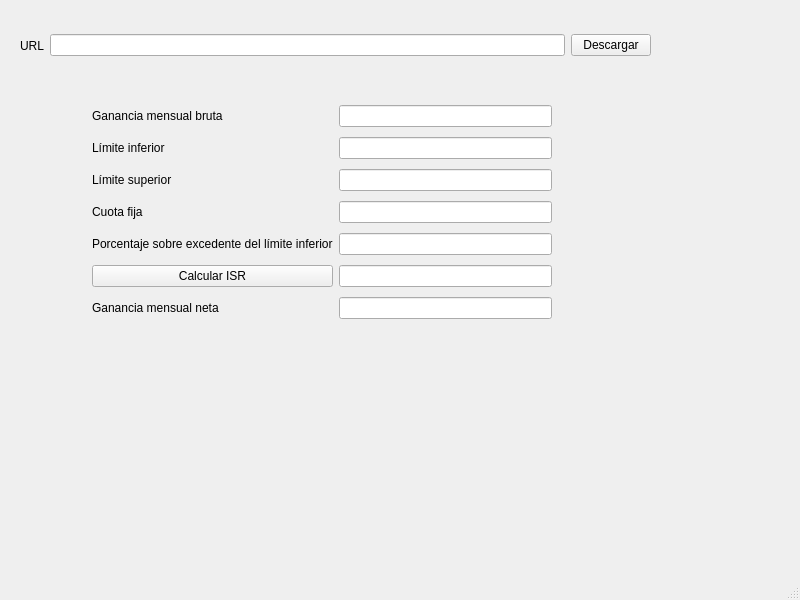
<?xml version="1.0" encoding="UTF-8"?>
<ui version="4.0">
 <class>MainWindow</class>
 <widget class="QMainWindow" name="MainWindow">
  <property name="geometry">
   <rect>
    <x>0</x>
    <y>0</y>
    <width>800</width>
    <height>600</height>
   </rect>
  </property>
  <property name="windowTitle">
   <string>MainWindow</string>
  </property>
  <widget class="QWidget" name="centralwidget">
   <widget class="QWidget" name="layoutWidget">
    <property name="geometry">
     <rect>
      <x>20</x>
      <y>30</y>
      <width>631</width>
      <height>31</height>
     </rect>
    </property>
    <layout class="QHBoxLayout" name="horizontalLayout">
     <item>
      <widget class="QLabel" name="label">
       <property name="text">
        <string>URL</string>
       </property>
      </widget>
     </item>
     <item>
      <widget class="QLineEdit" name="txtUrl"/>
     </item>
     <item>
      <widget class="QPushButton" name="btnDownload">
       <property name="text">
        <string>Descargar</string>
       </property>
      </widget>
     </item>
    </layout>
   </widget>
   <widget class="QWidget" name="">
    <property name="geometry">
     <rect>
      <x>92</x>
      <y>101</y>
      <width>460</width>
      <height>229</height>
     </rect>
    </property>
    <layout class="QGridLayout" name="gridLayout">
     <item row="0" column="0">
      <widget class="QLabel" name="label_6">
       <property name="text">
        <string>Ganancia mensual bruta</string>
       </property>
      </widget>
     </item>
     <item row="0" column="1">
      <widget class="QLineEdit" name="txtIncome"/>
     </item>
     <item row="1" column="0">
      <widget class="QLabel" name="label_2">
       <property name="text">
        <string>Límite inferior</string>
       </property>
      </widget>
     </item>
     <item row="1" column="1">
      <widget class="QLineEdit" name="txtInferiorLimit"/>
     </item>
     <item row="2" column="0">
      <widget class="QLabel" name="label_3">
       <property name="text">
        <string>Límite superior</string>
       </property>
      </widget>
     </item>
     <item row="2" column="1">
      <widget class="QLineEdit" name="txtSuperiorLimit"/>
     </item>
     <item row="3" column="0">
      <widget class="QLabel" name="label_4">
       <property name="text">
        <string>Cuota fija</string>
       </property>
      </widget>
     </item>
     <item row="3" column="1">
      <widget class="QLineEdit" name="txtFixedQuote"/>
     </item>
     <item row="4" column="0">
      <widget class="QLabel" name="label_5">
       <property name="text">
        <string>Porcentaje sobre excedente del límite inferior</string>
       </property>
      </widget>
     </item>
     <item row="4" column="1">
      <widget class="QLineEdit" name="txtPercentage"/>
     </item>
     <item row="5" column="0">
      <widget class="QPushButton" name="btnCalculateIsr">
       <property name="text">
        <string>Calcular ISR</string>
       </property>
      </widget>
     </item>
     <item row="5" column="1">
      <widget class="QLineEdit" name="txtIsrResult"/>
     </item>
     <item row="6" column="0">
      <widget class="QLabel" name="label_7">
       <property name="text">
        <string>Ganancia mensual neta</string>
       </property>
      </widget>
     </item>
     <item row="6" column="1">
      <widget class="QLineEdit" name="txtNetIncome"/>
     </item>
    </layout>
   </widget>
  </widget>
  <widget class="QMenuBar" name="menubar">
   <property name="geometry">
    <rect>
     <x>0</x>
     <y>0</y>
     <width>800</width>
     <height>26</height>
    </rect>
   </property>
  </widget>
  <widget class="QStatusBar" name="statusbar"/>
 </widget>
 <resources/>
 <connections/>
</ui>
